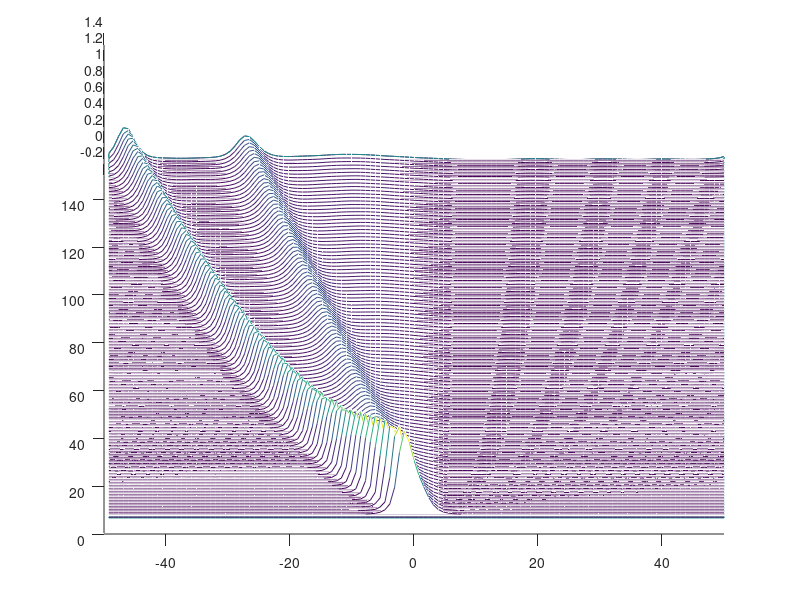

The MATLAB script that drew this image:
% KT-ETDRK4.m - exponential time differencing method for solving the KdV equation given 
% by Kassam & Trefethen (2005) using ETDRK4 scheme 
%
% u_t = (1/6) * epsilon * u_xxx - (F-1) * u_x + (3/2) * alpha * u * u_x

% Spatial grid and initial condition:
nplots = 50;
N = 128;
Left = 50;
dx = 2*Left/N;
nu = 1;
xi = 0.5;
x = ((dx-Left):dx:Left)';
u = nu*sech(xi*x).^2;
u_hat = fft(u);

% Precompute various ETDRK4 scalar quantities:
h = 1/4; % time step
k = [0:N/2 -N/2+1:-1]'*(pi/Left); % wave numbers
alpha = 1;
epsilon = 1;
F = 1;
L = -1i*(k.^3).*(epsilon/6)-1i*k*(F-1); % linear operator
E = exp(h*L); E2 = exp(h*L/2);
M = 16; % no. of points for complex means
r = exp(1i*pi*((1:M)-.5)/M); % roots of unity
LR = h*L(:,ones(M,1)) + r(ones(N,1),:);
Q = h*real(mean( (exp(LR/2)-1)./LR ,2));
f1 = h*real(mean( (-4-LR+exp(LR).*(4-3*LR+LR.^2))./LR.^3 ,2));
f2 = h*real(mean( (2+LR+exp(LR).*(-2+LR))./LR.^3 ,2));
f3 = h*real(mean( (-4-3*LR-LR.^2+exp(LR).*(4-LR))./LR.^3 ,2));

% Main time-stepping loop:
tmax = 150; nmax = round(tmax/h); nplt = floor((tmax/100)/h);
uu = zeros(nmax,N);
tdata = h:h:tmax;
g = 1i*k*(3/4)*alpha; % nonlinear operator
for n = 1:nmax
  t = n*h;
  Nu_hat = g.*fft(real(ifft(u_hat)).^2);
  a = E2.*u_hat + Q.*Nu_hat;
  Na = g.*fft(real(ifft(a)).^2);
  b = E2.*u_hat + Q.*Na;
  Nb = g.*fft(real(ifft(b)).^2);
  c = E2.*a + Q.*(2*Nb-Nu_hat);
  Nc = g.*fft(real(ifft(c)).^2);
  u_hat = E.*u_hat + Nu_hat.*f1 + 2*(Na+Nb).*f2 + Nc.*f3;
  if mod(n,nplt)==0
    u = real(ifft(u_hat));
    uu(n,:) = u;
  end
end

% Plot results:
figure
waterfall(x,tdata,real(uu)), view(0,70),
xlim([-Left,Left]);
ylim([0,tmax]);
grid off
